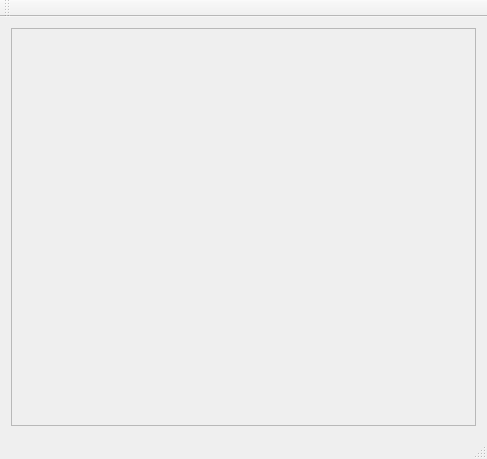
<?xml version="1.0" encoding="UTF-8"?>
<ui version="4.0">
 <class>MainWindow</class>
 <widget class="QMainWindow" name="MainWindow">
  <property name="geometry">
   <rect>
    <x>0</x>
    <y>0</y>
    <width>487</width>
    <height>459</height>
   </rect>
  </property>
  <property name="windowTitle">
   <string>MainWindow</string>
  </property>
  <widget class="QWidget" name="centralWidget">
   <layout class="QGridLayout" name="gridLayout">
    <item row="0" column="0">
     <widget class="QScrollArea" name="scrollArea">
      <property name="widgetResizable">
       <bool>true</bool>
      </property>
      <widget class="QWidget" name="scrollAreaWidgetContents">
       <property name="geometry">
        <rect>
         <x>0</x>
         <y>0</y>
         <width>467</width>
         <height>382</height>
        </rect>
       </property>
       <layout class="QFormLayout" name="formLayout">
        <item row="0" column="0">
         <widget class="QLabel" name="ImageViewer">
          <property name="text">
           <string/>
          </property>
         </widget>
        </item>
       </layout>
      </widget>
     </widget>
    </item>
   </layout>
  </widget>
  <widget class="QMenuBar" name="menuBar">
   <property name="geometry">
    <rect>
     <x>0</x>
     <y>0</y>
     <width>487</width>
     <height>23</height>
    </rect>
   </property>
  </widget>
  <widget class="QToolBar" name="mainToolBar">
   <attribute name="toolBarArea">
    <enum>TopToolBarArea</enum>
   </attribute>
   <attribute name="toolBarBreak">
    <bool>false</bool>
   </attribute>
  </widget>
  <widget class="QStatusBar" name="statusBar"/>
 </widget>
 <layoutdefault spacing="6" margin="11"/>
 <resources/>
 <connections/>
</ui>
